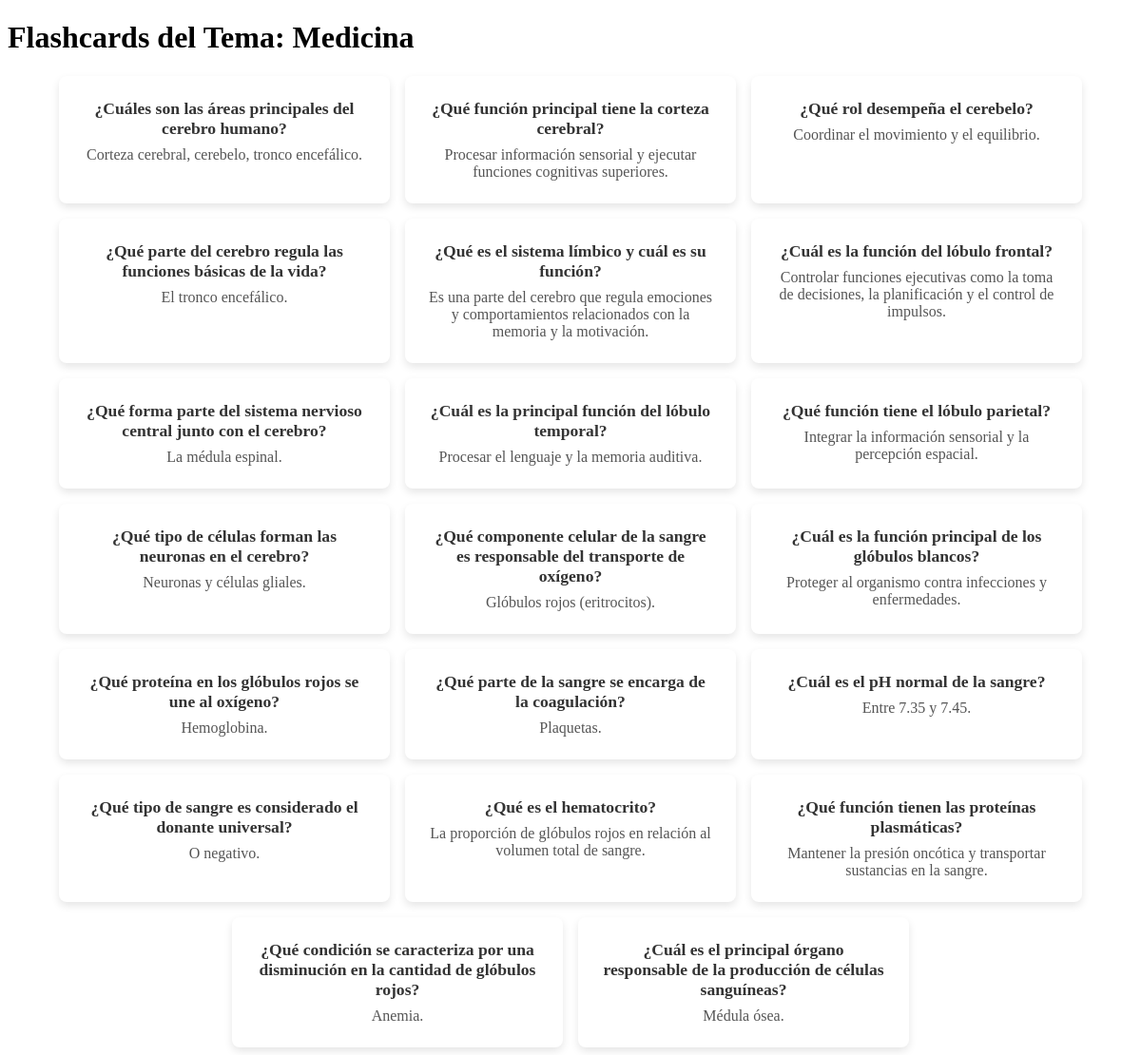
The page /history/Medicina (signed in) on the database its author committed.
### models.py (models this page shows)
class FlashCard(db.Model):
    id = db.Column(db.Integer, primary_key=True)
    topic = db.Column(db.String(120), nullable=False)
    question = db.Column(db.Text, nullable=False)
    answer = db.Column(db.Text, nullable=False)
    user_id = db.Column(db.Integer, db.ForeignKey('user.id'), nullable=False)

### app.py (the view)
    @app.route('/history/<topic>')
    def history(topic):
        user_id = session.get('user_id')
        flashcards = FlashCard.query.filter_by(user_id=user_id, topic=topic).all()
        return render_template('history.html', topic=topic, flashcards=flashcards)

### templates/history.html (shortened to what this page needs)
<!DOCTYPE html>
<html lang="es">
<head>
</head>
<body>
<h1>Flashcards del Tema: {{ topic }}</h1>
<div class="card-container">
    {% for flashcard in flashcards %}
        <div class="card">
            <div class="card-question">{{ flashcard.question }}</div>
            <div class="card-answer">{{ flashcard.answer }}</div>
        </div>
    {% endfor %}
</div>
</body>
</html>

### templates/history.html (style rules this page uses)
.card-container { display: flex; flex-wrap: wrap; gap: 1rem; justify-content: center; }
.card { width: 300px; background-color: #ffffff; padding: 1.5rem; border-radius: 8px; box-shadow: 0 4px 8px rgba(0, 0, 0, 0.1); text-align: center; }
.card-question { font-weight: bold; font-size: 1.1rem; color: #333333; margin-bottom: 0.5rem; }
.card-answer { font-size: 1rem; color: #555555; }

### rows shown on the page
FlashCard: question "¿Cuáles son las áreas principales del cerebro humano?", answer "Corteza cerebral, cerebelo, tronco encefálico."
FlashCard: question "¿Qué función principal tiene la corteza cerebral?", answer "Procesar información sensorial y ejecutar funciones cognitivas superiores."
FlashCard: question "¿Qué rol desempeña el cerebelo?", answer "Coordinar el movimiento y el equilibrio."
FlashCard: question "¿Qué parte del cerebro regula las funciones básicas de la vida?", answer "El tronco encefálico."
FlashCard: question "¿Qué es el sistema límbico y cuál es su función?", answer "Es una parte del cerebro que regula emociones y comportamientos relacionados con la memoria y la motivación."
FlashCard: question "¿Cuál es la función del lóbulo frontal?", answer "Controlar funciones ejecutivas como la toma de decisiones, la planificación y el control de impulsos."
FlashCard: question "¿Qué forma parte del sistema nervioso central junto con el cerebro?", answer "La médula espinal."
FlashCard: question "¿Cuál es la principal función del lóbulo temporal?", answer "Procesar el lenguaje y la memoria auditiva."
FlashCard: question "¿Qué función tiene el lóbulo parietal?", answer "Integrar la información sensorial y la percepción espacial."
FlashCard: question "¿Qué tipo de células forman las neuronas en el cerebro?", answer "Neuronas y células gliales."
FlashCard: question "¿Qué componente celular de la sangre es responsable del transporte de oxígeno?", answer "Glóbulos rojos (eritrocitos)."
FlashCard: question "¿Cuál es la función principal de los glóbulos blancos?", answer "Proteger al organismo contra infecciones y enfermedades."
FlashCard: question "¿Qué proteína en los glóbulos rojos se une al oxígeno?", answer "Hemoglobina."
FlashCard: question "¿Qué parte de la sangre se encarga de la coagulación?", answer "Plaquetas."
FlashCard: question "¿Cuál es el pH normal de la sangre?", answer "Entre 7.35 y 7.45."
FlashCard: question "¿Qué tipo de sangre es considerado el donante universal?", answer "O negativo."
FlashCard: question "¿Qué es el hematocrito?", answer "La proporción de glóbulos rojos en relación al volumen total de sangre."
FlashCard: question "¿Qué función tienen las proteínas plasmáticas?", answer "Mantener la presión oncótica y transportar sustancias en la sangre."
FlashCard: question "¿Qué condición se caracteriza por una disminución en la cantidad de glóbulos rojos?", answer "Anemia."
FlashCard: question "¿Cuál es el principal órgano responsable de la producción de células sanguíneas?", answer "Médula ósea."

### other values the page prints
{{ topic }} "Medicina"
